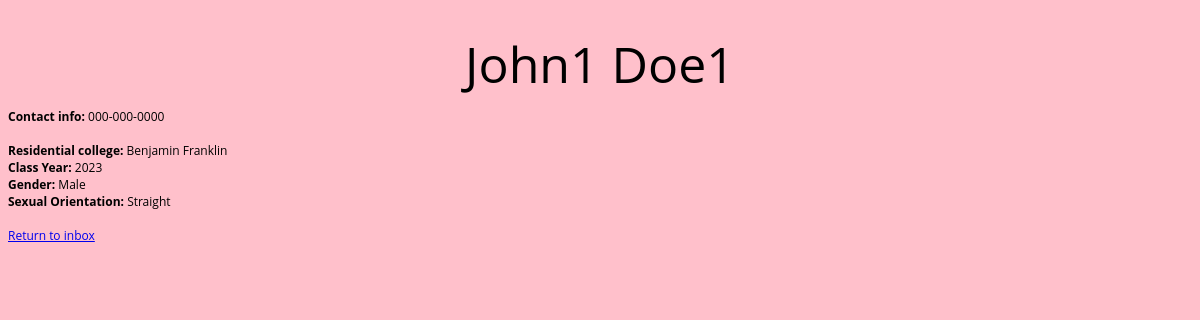
The app's page /inbox/john123/view_profile?match=john1 with its own data.
### tables this page shows
CREATE TABLE users (
    id integer primary key autoincrement,
    first_name text not null,
    last_name text not null,
    username text not null,
    password text not null,
    phone_number text,
    college text,
    class_year text,
    gender text,
    orientation text,
    preference text
);

### main.py (the view)
@app.route('/inbox/<username>/view_profile', methods=['GET'])
def view_profile(username):
    match = request.args.get('match')
    dict_info = retrieve_profile_info(match)
    matched_boolean = get_matched_boolean(username, match)
    return render_template('view_profile.html', username=username,
                           matched_boolean=matched_boolean,
                           first_name=dict_info["first_name"],
                           last_name=dict_info["last_name"],
                           number=dict_info["number"],
                           college=dict_info["college"],
                           class_year=dict_info["class_year"],
                           gender=dict_info["gender"],
                           orientation=dict_info["orientation"])

### models.py (called while the page is built)
def retrieve_profile_info(username):
    con = sql.connect("database.db")
    cur = con.cursor()
    query = "SELECT * FROM users WHERE username = ?"
    cur.execute(query, [username])
    info = cur.fetchone()
    first_name = info[1]
    last_name = info[2]
    number = info[5]
    college = info[6]
    class_year = info[7]
    gender = info[8]
    orientation = info[9]
    match_preference = info[10]
    info_dict = {"first_name": first_name, "last_name": last_name, "number": number,
                 "college":college, "class_year":class_year, "gender":gender,
                 "orientation":orientation, "match_preference": match_preference}
    return info_dict

def get_matched_boolean(user1, user2):
    con = sql.connect("database.db")
    cur = con.cursor()
    query = "SELECT matched_boolean from inbox WHERE matched_user1 = ? AND matched_user2 = ?"
    cur.execute(query, (user1, user2))
    matched_boolean = cur.fetchone()
    print(matched_boolean)
    con.close()
    if matched_boolean is not None:
        return matched_boolean[0]
    else:
        return matched_boolean

### templates/view_profile.html
<!DOCTYPE html>
<html lang="en">
    <head>
        <link href="static/css/main.css" rel="stylesheet" type="text/css" media="all">
    </head>
    <body>
        <h1>{{first_name}} {{last_name}}</h1>
        {% if matched_boolean == 1 %}
            <b>Contact info: </b>{{number}}<br><br>
        {%endif%}
        <b>Residential college: </b>{{college}}<br>
        <b>Class Year: </b>{{class_year}}<br>
        <b>Gender: </b>{{gender}}<br>
        <b>Sexual Orientation: </b>{{orientation}}
        <br>
        <br>
        <a href="/inbox/{{username}}">Return to inbox</a>
        <br>
    </body>
</html>

### static/css/main.css (style rules this page uses)
body, input, textarea, select { font-family: 'Open Sans', sans-serif; font-size: 12px; color: black; }
body { background-color: #FFC0CB; }
h1 { font-size: 50px; font-weight: 400; color: black; text-align: center; padding-top: 10px; margin-top: 20px; margin-bottom: 10px; }

### records on screen
users: first_name "John1", last_name "Doe1", phone_number "000-000-0000", college "Benjamin Franklin", class_year "2023", gender "Male", orientation "Straight"
